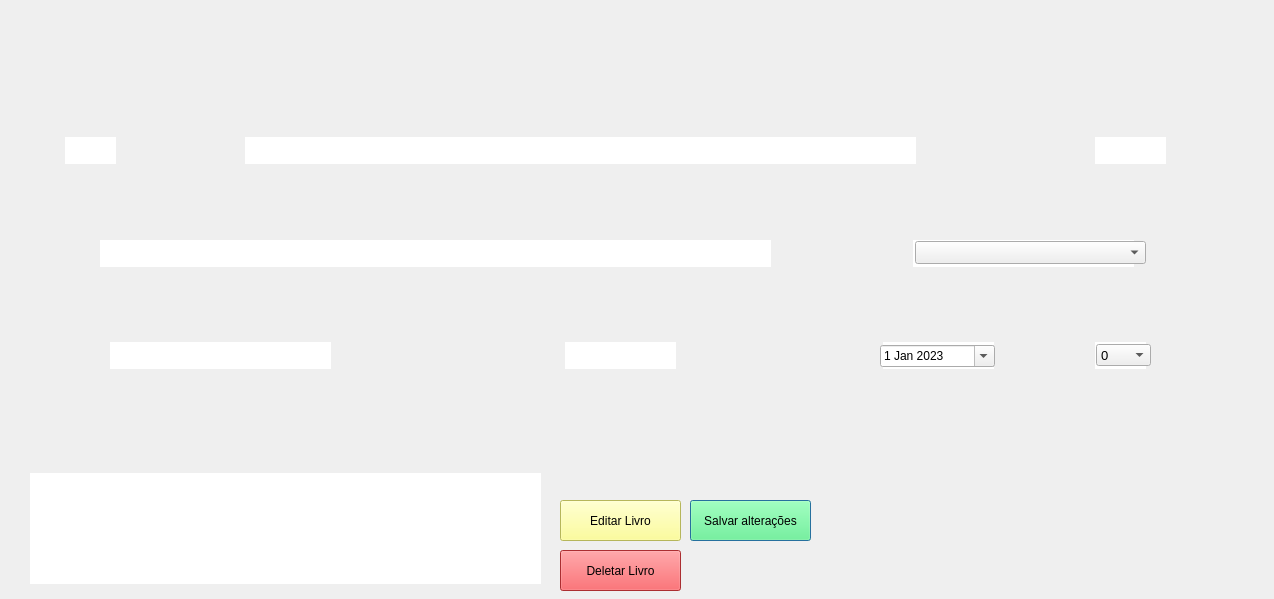
<?xml version="1.0" encoding="UTF-8"?>
<ui version="4.0">
 <class>Dialog</class>
 <widget class="QDialog" name="Dialog">
  <property name="geometry">
   <rect>
    <x>0</x>
    <y>0</y>
    <width>1274</width>
    <height>599</height>
   </rect>
  </property>
  <property name="minimumSize">
   <size>
    <width>1274</width>
    <height>599</height>
   </size>
  </property>
  <property name="maximumSize">
   <size>
    <width>1274</width>
    <height>599</height>
   </size>
  </property>
  <property name="windowTitle">
   <string>Visualizar livro</string>
  </property>
  <widget class="QLabel" name="label">
   <property name="geometry">
    <rect>
     <x>0</x>
     <y>0</y>
     <width>1311</width>
     <height>601</height>
    </rect>
   </property>
   <property name="text">
    <string/>
   </property>
   <property name="pixmap">
    <pixmap>../design/Visualizar_livro.png</pixmap>
   </property>
  </widget>
  <widget class="QLineEdit" name="lineEdit_ID">
   <property name="enabled">
    <bool>false</bool>
   </property>
   <property name="geometry">
    <rect>
     <x>65</x>
     <y>137</y>
     <width>51</width>
     <height>27</height>
    </rect>
   </property>
   <property name="font">
    <font>
     <family>Arial</family>
     <pointsize>10</pointsize>
    </font>
   </property>
   <property name="styleSheet">
    <string notr="true">background-color: rgb(255, 255, 255);
alternate-background-color: rgb(255, 255, 255);</string>
   </property>
   <property name="text">
    <string/>
   </property>
   <property name="frame">
    <bool>false</bool>
   </property>
  </widget>
  <widget class="QLineEdit" name="lineEdit_titulo">
   <property name="enabled">
    <bool>false</bool>
   </property>
   <property name="geometry">
    <rect>
     <x>245</x>
     <y>137</y>
     <width>671</width>
     <height>27</height>
    </rect>
   </property>
   <property name="font">
    <font>
     <family>Arial</family>
     <pointsize>10</pointsize>
    </font>
   </property>
   <property name="styleSheet">
    <string notr="true">background-color: rgb(255, 255, 255);
alternate-background-color: rgb(255, 255, 255);</string>
   </property>
   <property name="text">
    <string/>
   </property>
   <property name="frame">
    <bool>false</bool>
   </property>
  </widget>
  <widget class="QLineEdit" name="lineEdit_n_paginas">
   <property name="enabled">
    <bool>false</bool>
   </property>
   <property name="geometry">
    <rect>
     <x>1095</x>
     <y>137</y>
     <width>71</width>
     <height>27</height>
    </rect>
   </property>
   <property name="font">
    <font>
     <family>Arial</family>
     <pointsize>10</pointsize>
    </font>
   </property>
   <property name="styleSheet">
    <string notr="true">background-color: rgb(255, 255, 255);
alternate-background-color: rgb(255, 255, 255);</string>
   </property>
   <property name="text">
    <string/>
   </property>
   <property name="frame">
    <bool>false</bool>
   </property>
  </widget>
  <widget class="QLineEdit" name="lineEdit_autor">
   <property name="enabled">
    <bool>false</bool>
   </property>
   <property name="geometry">
    <rect>
     <x>100</x>
     <y>240</y>
     <width>671</width>
     <height>27</height>
    </rect>
   </property>
   <property name="font">
    <font>
     <family>Arial</family>
     <pointsize>10</pointsize>
    </font>
   </property>
   <property name="styleSheet">
    <string notr="true">background-color: rgb(255, 255, 255);
alternate-background-color: rgb(255, 255, 255);</string>
   </property>
   <property name="text">
    <string/>
   </property>
   <property name="frame">
    <bool>false</bool>
   </property>
  </widget>
  <widget class="QLineEdit" name="lineEdit_genero">
   <property name="enabled">
    <bool>false</bool>
   </property>
   <property name="geometry">
    <rect>
     <x>913</x>
     <y>240</y>
     <width>221</width>
     <height>27</height>
    </rect>
   </property>
   <property name="font">
    <font>
     <family>Arial</family>
     <pointsize>10</pointsize>
    </font>
   </property>
   <property name="styleSheet">
    <string notr="true">background-color: rgb(255, 255, 255);
alternate-background-color: rgb(255, 255, 255);</string>
   </property>
   <property name="text">
    <string/>
   </property>
   <property name="frame">
    <bool>false</bool>
   </property>
  </widget>
  <widget class="QLineEdit" name="lineEdit_editora">
   <property name="enabled">
    <bool>false</bool>
   </property>
   <property name="geometry">
    <rect>
     <x>110</x>
     <y>342</y>
     <width>221</width>
     <height>27</height>
    </rect>
   </property>
   <property name="font">
    <font>
     <family>Arial</family>
     <pointsize>10</pointsize>
    </font>
   </property>
   <property name="styleSheet">
    <string notr="true">background-color: rgb(255, 255, 255);
alternate-background-color: rgb(255, 255, 255);</string>
   </property>
   <property name="text">
    <string/>
   </property>
   <property name="frame">
    <bool>false</bool>
   </property>
  </widget>
  <widget class="QLineEdit" name="lineEdit_anopubli">
   <property name="enabled">
    <bool>false</bool>
   </property>
   <property name="geometry">
    <rect>
     <x>565</x>
     <y>342</y>
     <width>111</width>
     <height>27</height>
    </rect>
   </property>
   <property name="font">
    <font>
     <family>Arial</family>
     <pointsize>10</pointsize>
    </font>
   </property>
   <property name="styleSheet">
    <string notr="true">background-color: rgb(255, 255, 255);
alternate-background-color: rgb(255, 255, 255);</string>
   </property>
   <property name="text">
    <string/>
   </property>
   <property name="frame">
    <bool>false</bool>
   </property>
  </widget>
  <widget class="QLineEdit" name="lineEdit_finalizado">
   <property name="enabled">
    <bool>false</bool>
   </property>
   <property name="geometry">
    <rect>
     <x>883</x>
     <y>342</y>
     <width>111</width>
     <height>27</height>
    </rect>
   </property>
   <property name="font">
    <font>
     <family>Arial</family>
     <pointsize>10</pointsize>
    </font>
   </property>
   <property name="styleSheet">
    <string notr="true">background-color: rgb(255, 255, 255);
alternate-background-color: rgb(255, 255, 255);</string>
   </property>
   <property name="text">
    <string/>
   </property>
   <property name="frame">
    <bool>false</bool>
   </property>
  </widget>
  <widget class="QLineEdit" name="lineEdit_nota">
   <property name="enabled">
    <bool>false</bool>
   </property>
   <property name="geometry">
    <rect>
     <x>1095</x>
     <y>342</y>
     <width>51</width>
     <height>27</height>
    </rect>
   </property>
   <property name="font">
    <font>
     <family>Arial</family>
     <pointsize>10</pointsize>
    </font>
   </property>
   <property name="styleSheet">
    <string notr="true">background-color: rgb(255, 255, 255);
alternate-background-color: rgb(255, 255, 255);</string>
   </property>
   <property name="text">
    <string/>
   </property>
   <property name="frame">
    <bool>false</bool>
   </property>
  </widget>
  <widget class="QTextEdit" name="textEdit_resenha">
   <property name="enabled">
    <bool>false</bool>
   </property>
   <property name="geometry">
    <rect>
     <x>30</x>
     <y>473</y>
     <width>511</width>
     <height>111</height>
    </rect>
   </property>
   <property name="styleSheet">
    <string notr="true">background-color: rgb(255, 255, 255);
alternate-background-color: rgb(255, 255, 255);</string>
   </property>
   <property name="frameShape">
    <enum>QFrame::NoFrame</enum>
   </property>
   <property name="html">
    <string>&lt;!DOCTYPE HTML PUBLIC &quot;-//W3C//DTD HTML 4.0//EN&quot; &quot;http://www.w3.org/TR/REC-html40/strict.dtd&quot;&gt;
&lt;html&gt;&lt;head&gt;&lt;meta name=&quot;qrichtext&quot; content=&quot;1&quot; /&gt;&lt;style type=&quot;text/css&quot;&gt;
p, li { white-space: pre-wrap; }
&lt;/style&gt;&lt;/head&gt;&lt;body style=&quot; font-family:'MS Shell Dlg 2'; font-size:7.8pt; font-weight:400; font-style:normal;&quot;&gt;
&lt;p style=&quot;-qt-paragraph-type:empty; margin-top:0px; margin-bottom:0px; margin-left:0px; margin-right:0px; -qt-block-indent:0; text-indent:0px;&quot;&gt;&lt;br /&gt;&lt;/p&gt;&lt;/body&gt;&lt;/html&gt;</string>
   </property>
  </widget>
  <widget class="QPushButton" name="pushButton_salvar">
   <property name="geometry">
    <rect>
     <x>690</x>
     <y>500</y>
     <width>121</width>
     <height>41</height>
    </rect>
   </property>
   <property name="styleSheet">
    <string notr="true">background-color: rgb(85, 255, 127);</string>
   </property>
   <property name="text">
    <string>Salvar alterações</string>
   </property>
  </widget>
  <widget class="QPushButton" name="pushButton_editar">
   <property name="geometry">
    <rect>
     <x>560</x>
     <y>500</y>
     <width>121</width>
     <height>41</height>
    </rect>
   </property>
   <property name="styleSheet">
    <string notr="true">background-color: rgb(255, 255, 127);</string>
   </property>
   <property name="text">
    <string>Editar Livro</string>
   </property>
  </widget>
  <widget class="QPushButton" name="pushButton_deletar">
   <property name="geometry">
    <rect>
     <x>560</x>
     <y>550</y>
     <width>121</width>
     <height>41</height>
    </rect>
   </property>
   <property name="styleSheet">
    <string notr="true">background-color: rgb(240, 65, 68);</string>
   </property>
   <property name="text">
    <string>Deletar Livro</string>
   </property>
  </widget>
  <widget class="QComboBox" name="comboBox_nota">
   <property name="geometry">
    <rect>
     <x>1096</x>
     <y>344</y>
     <width>55</width>
     <height>22</height>
    </rect>
   </property>
   <property name="font">
    <font>
     <family>Arial</family>
     <pointsize>10</pointsize>
    </font>
   </property>
   <property name="maxVisibleItems">
    <number>11</number>
   </property>
   <item>
    <property name="text">
     <string>0</string>
    </property>
   </item>
   <item>
    <property name="text">
     <string>1</string>
    </property>
   </item>
   <item>
    <property name="text">
     <string>2</string>
    </property>
   </item>
   <item>
    <property name="text">
     <string>3</string>
    </property>
   </item>
   <item>
    <property name="text">
     <string>4</string>
    </property>
   </item>
   <item>
    <property name="text">
     <string>5</string>
    </property>
   </item>
   <item>
    <property name="text">
     <string>6</string>
    </property>
   </item>
   <item>
    <property name="text">
     <string>7</string>
    </property>
   </item>
   <item>
    <property name="text">
     <string>8</string>
    </property>
   </item>
   <item>
    <property name="text">
     <string>9</string>
    </property>
   </item>
   <item>
    <property name="text">
     <string>10</string>
    </property>
   </item>
  </widget>
  <widget class="QDateEdit" name="dateEdit_finalizacao">
   <property name="geometry">
    <rect>
     <x>880</x>
     <y>345</y>
     <width>115</width>
     <height>22</height>
    </rect>
   </property>
   <property name="calendarPopup">
    <bool>true</bool>
   </property>
   <property name="date">
    <date>
     <year>2023</year>
     <month>1</month>
     <day>1</day>
    </date>
   </property>
  </widget>
  <widget class="QComboBox" name="comboBox_genero">
   <property name="geometry">
    <rect>
     <x>915</x>
     <y>241</y>
     <width>231</width>
     <height>23</height>
    </rect>
   </property>
   <property name="font">
    <font>
     <family>Arial</family>
     <pointsize>10</pointsize>
    </font>
   </property>
  </widget>
 </widget>
 <resources/>
 <connections/>
</ui>
